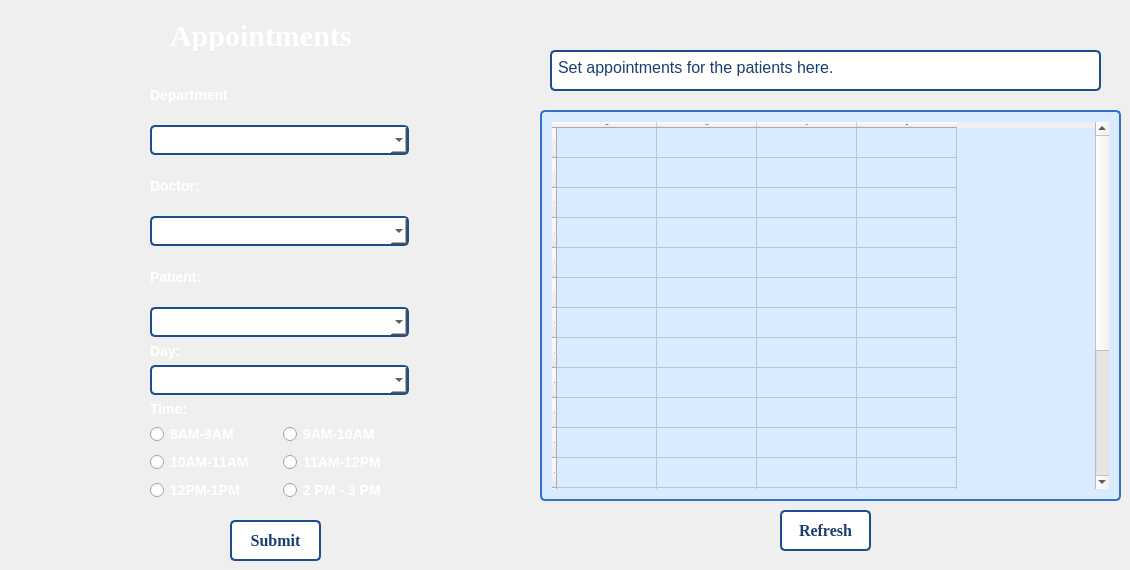
   <widget class="QWidget" name="tab_11">
    <attribute name="title">
     <string>Appointment</string>
    </attribute>
    <widget class="QWidget" name="layoutWidget_11">
     <property name="geometry">
      <rect>
       <x>150</x>
       <y>70</y>
       <width>259</width>
       <height>431</height>
      </rect>
     </property>
     <layout class="QGridLayout" name="gridLayout_45">
      <item row="2" column="0">
       <layout class="QGridLayout" name="gridLayout_49">
        <item row="0" column="0">
         <widget class="QLabel" name="label_44">
          <property name="styleSheet">
           <string notr="true">QLabel {
color: rgb(255, 255, 255);
font-size: 14px; 
font-weight: bold;
}

QLabel {
text-shadow: 2px rgb(12, 29, 52); 
}
</string>
          </property>
          <property name="text">
           <string>Patient:</string>
          </property>
         </widget>
        </item>
        <item row="1" column="0">
         <widget class="QComboBox" name="patientcombo">
          <property name="styleSheet">
           <string notr="true">QComboBox {
    background-color: rgb(255, 255, 255); 
    border: 2px solid rgb(29, 78, 139); 
    border-radius: 5px; 
    padding: 5 px; 
    font-size: 14 px; 
    color: rgb(0, 0, 0); 
}

QComboBox:hover {
    background-color:rgb(219, 235, 255); 
}

</string>
          </property>
         </widget>
        </item>
       </layout>
      </item>
      <item row="3" column="0">
       <layout class="QGridLayout" name="gridLayout_48">
        <item row="1" column="0">
         <widget class="QComboBox" name="daycombo">
          <property name="styleSheet">
           <string notr="true">QComboBox {
    background-color: rgb(255, 255, 255); 
    border: 2px solid rgb(29, 78, 139); 
    border-radius: 5px; 
    padding: 5 px; 
    font-size: 14 px; 
    color: rgb(0, 0, 0); 
}

QComboBox:hover {
    background-color:rgb(219, 235, 255); 
}

</string>
          </property>
          <item>
           <property name="text">
            <string/>
           </property>
          </item>
          <item>
           <property name="text">
            <string>Monday</string>
           </property>
          </item>
          <item>
           <property name="text">
            <string>Tuesday</string>
           </property>
          </item>
          <item>
           <property name="text">
            <string>Wednesday</string>
           </property>
          </item>
          <item>
           <property name="text">
            <string>Thursday</string>
           </property>
          </item>
          <item>
           <property name="text">
            <string>Friday</string>
           </property>
          </item>
          <item>
           <property name="text">
            <string>Saturday</string>
           </property>
          </item>
         </widget>
        </item>
        <item row="0" column="0">
         <widget class="QLabel" name="label_42">
          <property name="styleSheet">
           <string notr="true">QLabel {
color: rgb(255, 255, 255);
font-size: 14px; 
font-weight: bold;
}

QLabel {
text-shadow: 2px rgb(12, 29, 52); 
}
</string>
          </property>
          <property name="text">
           <string>Day:</string>
          </property>
         </widget>
        </item>
        <item row="2" column="0">
         <layout class="QGridLayout" name="gridLayout_47">
          <item row="1" column="0">
           <widget class="QLabel" name="label_43">
            <property name="styleSheet">
             <string notr="true">QLabel {
color: rgb(255, 255, 255);
font-size: 14px; 
font-weight: bold;
}

QLabel {
text-shadow: 2px rgb(12, 29, 52); 
}
</string>
            </property>
            <property name="text">
             <string>Time:</string>
            </property>
           </widget>
          </item>
          <item row="2" column="0">
           <layout class="QGridLayout" name="gridLayout_6">
            <item row="0" column="0">
             <widget class="QRadioButton" name="radioButton">
              <property name="styleSheet">
               <string notr="true">QRadioButton{
color: rgb(255, 255, 255);
font-size: 14px; 
font-weight: bold;
}

QRadioButton {
text-shadow: 2px rgb(12, 29, 52); 
}
</string>
              </property>
              <property name="text">
               <string>8AM-9AM</string>
              </property>
             </widget>
            </item>
            <item row="1" column="0">
             <widget class="QRadioButton" name="radioButton_3">
              <property name="styleSheet">
               <string notr="true">QRadioButton{
color: rgb(255, 255, 255);
font-size: 14px; 
font-weight: bold;
}

QRadioButton {
text-shadow: 2px rgb(12, 29, 52); 
}
</string>
              </property>
              <property name="text">
               <string>10AM-11AM</string>
              </property>
             </widget>
            </item>
            <item row="2" column="0">
             <widget class="QRadioButton" name="radioButton_5">
              <property name="styleSheet">
               <string notr="true">QRadioButton{
color: rgb(255, 255, 255);
font-size: 14px; 
font-weight: bold;
}

QRadioButton {
text-shadow: 2px rgb(12, 29, 52); 
}
</string>
              </property>
              <property name="text">
               <string>12PM-1PM</string>
              </property>
             </widget>
            </item>
            <item row="1" column="1">
             <widget class="QRadioButton" name="radioButton_4">
              <property name="styleSheet">
               <string notr="true">QRadioButton{
color: rgb(255, 255, 255);
font-size: 14px; 
font-weight: bold;
}

QRadioButton {
text-shadow: 2px rgb(12, 29, 52); 
}
</string>
              </property>
              <property name="text">
               <string>11AM-12PM</string>
              </property>
             </widget>
            </item>
            <item row="0" column="1">
             <widget class="QRadioButton" name="radioButton_2">
              <property name="styleSheet">
               <string notr="true">QRadioButton{
color: rgb(255, 255, 255);
font-size: 14px; 
font-weight: bold;
}

QRadioButton {
text-shadow: 2px rgb(12, 29, 52); 
}
</string>
              </property>
              <property name="text">
               <string>9AM-10AM</string>
              </property>
             </widget>
            </item>
            <item row="2" column="1">
             <widget class="QRadioButton" name="radioButton_6">
              <property name="styleSheet">
               <string notr="true">QRadioButton{
color: rgb(255, 255, 255);
font-size: 14px; 
font-weight: bold;
}

QRadioButton {
text-shadow: 2px rgb(12, 29, 52); 
}
</string>
              </property>
              <property name="text">
               <string>2 PM - 3 PM</string>
              </property>
             </widget>
            </item>
           </layout>
          </item>
         </layout>
        </item>
       </layout>
      </item>
      <item row="1" column="0">
       <layout class="QGridLayout" name="gridLayout_50">
        <item row="0" column="0">
         <widget class="QLabel" name="label_45">
          <property name="styleSheet">
           <string notr="true">QLabel {
color: rgb(255, 255, 255);
font-size: 14px; 
font-weight: bold;
}

QLabel {
text-shadow: 2px rgb(12, 29, 52); 
}
</string>
          </property>
          <property name="text">
           <string>Doctor:</string>
          </property>
         </widget>
        </item>
        <item row="1" column="0">
         <widget class="QComboBox" name="doctorcombo">
          <property name="styleSheet">
           <string notr="true">QComboBox {
    background-color: rgb(255, 255, 255); 
    border: 2px solid rgb(29, 78, 139); 
    border-radius: 5px; 
    padding: 5 px; 
    font-size: 14 px; 
    color: rgb(0, 0, 0); 
}

QComboBox:hover {
    background-color:rgb(219, 235, 255); 
}

</string>
          </property>
         </widget>
        </item>
       </layout>
      </item>
      <item row="0" column="0">
       <layout class="QGridLayout" name="gridLayout_46">
        <item row="0" column="0">
         <widget class="QLabel" name="label_41">
          <property name="styleSheet">
           <string notr="true">QLabel {
color: rgb(255, 255, 255);
font-size: 14px; 
font-weight: bold;
}

QLabel {
text-shadow: 2px rgb(12, 29, 52); 
}
</string>
          </property>
          <property name="text">
           <string>Department</string>
          </property>
         </widget>
        </item>
        <item row="1" column="0">
         <widget class="QComboBox" name="departmentcombo">
          <property name="styleSheet">
           <string notr="true">QComboBox {
    background-color: rgb(255, 255, 255); 
    border: 2px solid rgb(29, 78, 139); 
    border-radius: 5px; 
    padding: 5 px; 
    font-size: 14 px; 
    color: rgb(0, 0, 0); 
}

QComboBox:hover {
    background-color:rgb(219, 235, 255); 
}

</string>
          </property>
          <item>
           <property name="text">
            <string/>
           </property>
          </item>
          <item>
           <property name="text">
            <string>Cardiology</string>
           </property>
          </item>
          <item>
           <property name="text">
            <string>Dermatology</string>
           </property>
          </item>
          <item>
           <property name="text">
            <string>Emergency Medicine</string>
           </property>
          </item>
          <item>
           <property name="text">
            <string>Endocrinology</string>
           </property>
          </item>
          <item>
           <property name="text">
            <string>Gastroenterology</string>
           </property>
          </item>
          <item>
           <property name="text">
            <string>General Surgery</string>
           </property>
          </item>
          <item>
           <property name="text">
            <string>Internal Medicine</string>
           </property>
          </item>
          <item>
           <property name="text">
            <string>Neurology</string>
           </property>
          </item>
          <item>
           <property name="text">
            <string>Obstetrics and Gynecology</string>
           </property>
          </item>
          <item>
           <property name="text">
            <string>Oncology</string>
           </property>
          </item>
          <item>
           <property name="text">
            <string>Opthalmology</string>
           </property>
          </item>
          <item>
           <property name="text">
            <string>Orthopedics</string>
           </property>
          </item>
          <item>
           <property name="text">
            <string>Pediatrics</string>
           </property>
          </item>
          <item>
           <property name="text">
            <string>Psychiatry</string>
           </property>
          </item>
          <item>
           <property name="text">
            <string>Pulmonary Medicine</string>
           </property>
          </item>
          <item>
           <property name="text">
            <string>Rheumatology</string>
           </property>
          </item>
          <item>
           <property name="text">
            <string>Urology</string>
           </property>
          </item>
         </widget>
        </item>
       </layout>
      </item>
     </layout>
    </widget>
    <widget class="QTableWidget" name="tableWidget_7">
     <property name="geometry">
      <rect>
       <x>540</x>
       <y>110</y>
       <width>581</width>
       <height>391</height>
      </rect>
     </property>
     <property name="font">
      <font>
       <family>Times New Roman</family>
       <pointsize>-1</pointsize>
       <bold>true</bold>
      </font>
     </property>
     <property name="styleSheet">
      <string notr="true">QTableWidget
{
background-color: rgb(219, 235, 255); 
font-color: rgb(21, 50, 88); 
border: 2px solid rgb(48, 115, 203);
border-radius: 5px; 
padding: 10px 10px; 
font-size: 16px;
font-weight: bold;
cursor: pointer; 
}
QTableWidget:pressed 
{
background-color: rgb(45, 108, 190); 
font-color: rgb(255, 255, 255);
box-shadow: 2px 4px rgb(7, 17, 30); 
}
</string>
     </property>
     <row>
      <property name="text">
       <string>1</string>
      </property>
     </row>
     <row>
      <property name="text">
       <string>2</string>
      </property>
     </row>
     <row>
      <property name="text">
       <string>3</string>
      </property>
     </row>
     <row>
      <property name="text">
       <string>4</string>
      </property>
     </row>
     <row>
      <property name="text">
       <string>5</string>
      </property>
     </row>
     <row>
      <property name="text">
       <string>7</string>
      </property>
     </row>
     <row>
      <property name="text">
       <string>8</string>
      </property>
     </row>
     <row>
      <property name="text">
       <string>9</string>
      </property>
     </row>
     <row>
      <property name="text">
       <string>10</string>
      </property>
     </row>
     <row>
      <property name="text">
       <string>11</string>
      </property>
     </row>
     <row>
      <property name="text">
       <string>12</string>
      </property>
     </row>
     <row>
      <property name="text">
       <string>13</string>
      </property>
     </row>
     <row>
      <property name="text">
       <string>14</string>
      </property>
     </row>
     <row>
      <property name="text">
       <string>15</string>
      </property>
     </row>
     <row>
      <property name="text">
       <string>16</string>
      </property>
     </row>
     <row>
      <property name="text">
       <string>17</string>
      </property>
     </row>
     <row>
      <property name="text">
       <string>18</string>
      </property>
     </row>
     <row>
      <property name="text">
       <string>19</string>
      </property>
     </row>
     <row>
      <property name="text">
       <string>20</string>
      </property>
     </row>
     <column>
      <property name="text">
       <string>Patient</string>
      </property>
     </column>
     <column>
      <property name="text">
       <string>Doctor</string>
      </property>
     </column>
     <column>
      <property name="text">
       <string>Day</string>
      </property>
     </column>
     <column>
      <property name="text">
       <string>Time</string>
      </property>
     </column>
    </widget>
    <widget class="QTextBrowser" name="textBrowser_15">
     <property name="geometry">
      <rect>
       <x>550</x>
       <y>50</y>
       <width>551</width>
       <height>41</height>
      </rect>
     </property>
     <property name="font">
      <font>
       <pointsize>-1</pointsize>
       <bold>true</bold>
      </font>
     </property>
     <property name="styleSheet">
      <string notr="true">QTextBrowser
{
background-color: rgb(255, 255, 255); 
color: rgb(26, 63, 111); 
border: 2px solid rgb(29, 78, 139);
border-radius: 5px; 
padding: 2px 2px; 
font-size: 16px;
font-weight: bold;
cursor: pointer; 
transition: background-color 0.3s ease, box-shadow 0.3s ease;
box-shadow: 0 4px 8px rgba(0, 0, 0, 0.1); 
}

</string>
     </property>
     <property name="html">
      <string>&lt;!DOCTYPE HTML PUBLIC &quot;-//W3C//DTD HTML 4.0//EN&quot; &quot;http://www.w3.org/TR/REC-html40/strict.dtd&quot;&gt;
&lt;html&gt;&lt;head&gt;&lt;meta name=&quot;qrichtext&quot; content=&quot;1&quot; /&gt;&lt;meta charset=&quot;utf-8&quot; /&gt;&lt;style type=&quot;text/css&quot;&gt;
p, li { white-space: pre-wrap; }
hr { height: 1px; border-width: 0; }
li.unchecked::marker { content: &quot;\2610&quot;; }
li.checked::marker { content: &quot;\2612&quot;; }
&lt;/style&gt;&lt;/head&gt;&lt;body style=&quot; font-family:'Segoe UI'; font-size:16px; font-weight:700; font-style:normal;&quot;&gt;
&lt;p align=&quot;justify&quot; style=&quot; margin-top:0px; margin-bottom:0px; margin-left:0px; margin-right:0px; -qt-block-indent:0; text-indent:0px;&quot;&gt;&lt;span style=&quot; font-size:12pt; font-weight:400;&quot;&gt;Set appointments for the patients here.&lt;/span&gt;&lt;/p&gt;&lt;/body&gt;&lt;/html&gt;</string>
     </property>
    </widget>
    <widget class="QPushButton" name="pushButton_9">
     <property name="geometry">
      <rect>
       <x>230</x>
       <y>520</y>
       <width>91</width>
       <height>41</height>
      </rect>
     </property>
     <property name="font">
      <font>
       <family>Times New Roman</family>
       <pointsize>-1</pointsize>
       <bold>true</bold>
      </font>
     </property>
     <property name="styleSheet">
      <string notr="true">QPushButton 
{
background-color: rgb(255, 255, 255); 
color: rgb(26, 63, 111); 
border: 2px solid rgb(29, 78, 139);
border-radius: 5px; 
padding: 10px 10px; 
font-size: 16px;
font-weight: bold;
cursor: pointer; 
transition: background-color 0.3s ease, box-shadow 0.3s ease;
}
QPushButton:hover 
{
background-color: rgb(219, 235, 255); 
box-shadow: 0 4px 8px rgba(0, 0, 0, 0.1); 
}
QPushButton:pressed 
{
background-color: rgb(45, 108, 190); 
color: rgb(255, 255, 255);
box-shadow: 0 2px 4px rgba(0, 0, 0, 0.1); 
}
</string>
     </property>
     <property name="text">
      <string>Submit</string>
     </property>
    </widget>
    <widget class="QLabel" name="label_48">
     <property name="geometry">
      <rect>
       <x>170</x>
       <y>20</y>
       <width>221</width>
       <height>31</height>
      </rect>
     </property>
     <property name="font">
      <font>
       <family>Georgia</family>
       <pointsize>-1</pointsize>
       <bold>true</bold>
      </font>
     </property>
     <property name="styleSheet">
      <string notr="true">QLabel {
color: rgb(255, 255, 255);
font-size: 30px; 
font-weight: bold;
}

QLabel {
text-shadow: 2px rgb(12, 29, 52); 
}
</string>
     </property>
     <property name="text">
      <string>Appointments</string>
     </property>
    </widget>
    <widget class="QPushButton" name="pushButton_6">
     <property name="geometry">
      <rect>
       <x>780</x>
       <y>510</y>
       <width>91</width>
       <height>41</height>
      </rect>
     </property>
     <property name="font">
      <font>
       <family>Times New Roman</family>
       <pointsize>-1</pointsize>
       <bold>true</bold>
      </font>
     </property>
     <property name="styleSheet">
      <string notr="true">QPushButton 
{
background-color: rgb(255, 255, 255); 
color: rgb(26, 63, 111); 
border: 2px solid rgb(29, 78, 139);
border-radius: 5px; 
padding: 10px 10px; 
font-size: 16px;
font-weight: bold;
cursor: pointer; 
transition: background-color 0.3s ease, box-shadow 0.3s ease;
}
QPushButton:hover 
{
background-color: rgb(219, 235, 255); 
box-shadow: 0 4px 8px rgba(0, 0, 0, 0.1); 
}
QPushButton:pressed 
{
background-color: rgb(45, 108, 190); 
color: rgb(255, 255, 255);
box-shadow: 0 2px 4px rgba(0, 0, 0, 0.1); 
}
</string>
     </property>
     <property name="text">
      <string>Refresh</string>
     </property>
    </widget>
   </widget>
